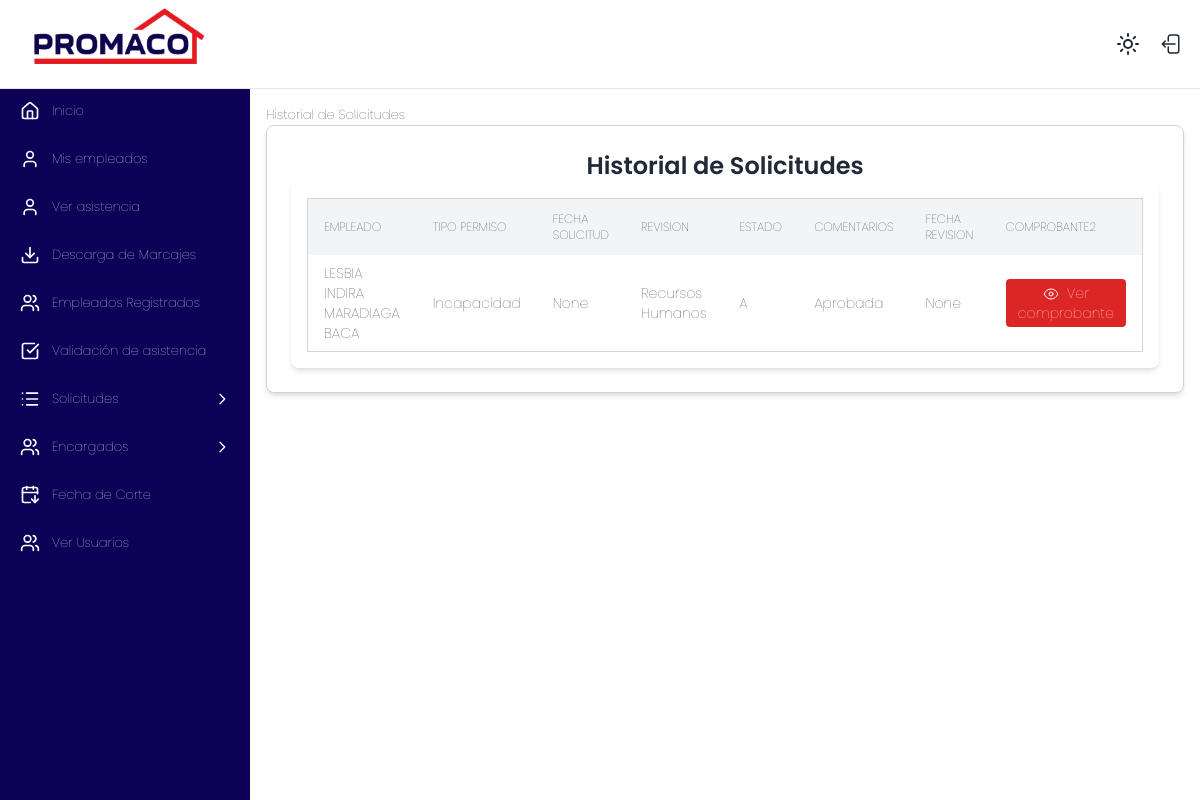
/marcaje/historial-encargado/ (signed in), run on an earlier commit of the app's database.
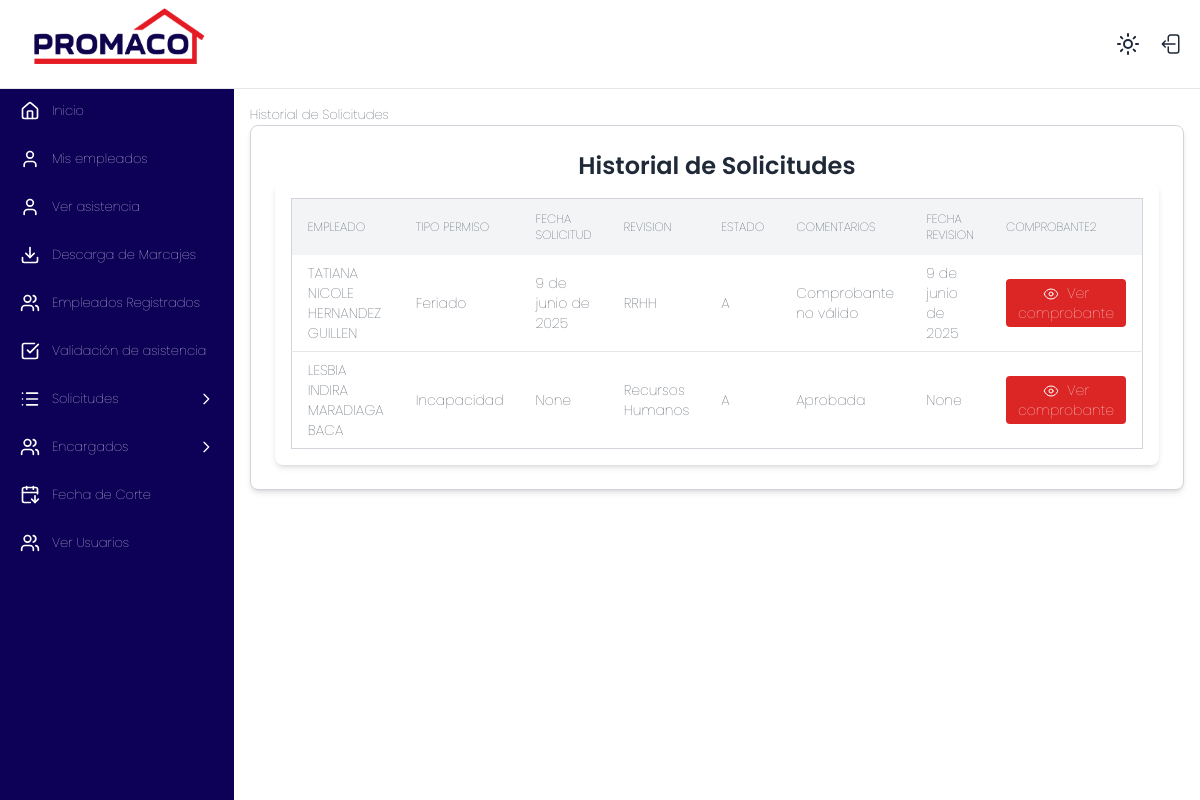
And on a later commit of the database.
### marcaje/models.py (models this page shows, shortened)
class Permisos(models.Model):
    ESTADO_SOLICITUD = [
        ('P', 'Pendiente'),
        ('A', 'Aprobada'),
        ('SB', 'SUBSANADO'),
        ('R', 'Rechazada'),
    ]
    encargado = models.ForeignKey(Empleado, related_name="solicitudes_enviadas", on_delete=models.PROTECT)
    empleado = models.ForeignKey(Empleado, on_delete=models.CASCADE)
    tipo_permiso = models.ForeignKey(TipoPermisos, on_delete=models.PROTECT)
    fecha_inicio = models.DateField()
    fecha_final = models.DateField()
    fecha_solicitud = models.DateField(auto_now_add=True)
    descripcion = models.CharField(max_length=300)
    tiene_comprobante = models.BooleanField(default=False)
    estado_solicitud = models.CharField(choices=ESTADO_SOLICITUD, default='P')
    pendiente_subsanar = models.BooleanField(default=False)
    aprobacion_gerencial = models.BooleanField(default=False)

class Empleado(models.Model):
    user = models.OneToOneField(User, on_delete=models.CASCADE, null=True, blank=True, related_name='empleado_marcaje')
    id_externo = models.IntegerField(unique=True)
    codigo = models.CharField(max_length=20)
    nombre = models.CharField(max_length=100)
    departamento = models.CharField(max_length=100)
    sucursal = models.ForeignKey(Sucursal, on_delete=models.PROTECT)
    es_encargado = models.BooleanField(default=False)
    class Meta:
        verbose_name = "Empleado"
        verbose_name_plural = "Empleados"
        ordering = ['nombre']
    def __str__(self):
        return f"{self.nombre} "

class TipoPermisos(models.Model):
    tipo = models.CharField(max_length=100)
    simbolo = models.CharField(max_length=5, null=True, blank=True)
    cod_color = models.CharField(max_length=10, null=True, blank=True)

class GestionPermisoDetalle(models.Model):
    solicitud = models.ForeignKey(Permisos, on_delete=models.PROTECT)
    accion_realizada = models.CharField(max_length=100)
    revisada_por = models.CharField(max_length=100)
    comentarios = models.CharField(max_length=300)
    fecha = models.DateField(auto_now_add=True)

### marcaje/views.py (the view)
        def _wrapped_view(request, *args, **kwargs):
            if not request.user.is_authenticated or not check(request.user):
                raise Http404("Página no encontrada")
            return view_func(request, *args, **kwargs)

### marcaje/context_processors.py (called while the page is built)
def empleados_a_cargo_context(request):
    empleados_cargo = []
    encargado_obj = None
    if request.user.is_authenticated:
        try:
            encargado = Empleado.objects.get(user=request.user)
            encargado_obj = encargado
            if encargado.es_encargado:
                empleados_cargo = Empleado.objects.filter(
                    encargado_asignado__encargado=encargado
                )
        except Empleado.DoesNotExist:
            encargado_obj = None
    return {'empleados_a_cargo_global': empleados_cargo, 'encargado': encargado_obj}

### marcaje/templatetags/auth_extras.py (called while the page is built)
@register.filter(name='has_group')
def has_group(user, group_name):
    return user.groups.filter(name=group_name).exists()

### marcaje/views.py (called while the page is built)
def grupo_requerido(nombre_grupo):
    def check(user):
        return user.groups.filter(name=nombre_grupo).exists()
    def decorator(view_func):
        def _wrapped_view(request, *args, **kwargs):
            if not request.user.is_authenticated or not check(request.user):
                raise Http404("Página no encontrada")
            return view_func(request, *args, **kwargs)
        return _wrapped_view
    return decorator

### marcaje/templates/historial_solicitudes_encargado.html (shortened to what this page needs)
{% extends 'base.html' %}
{% block content %}
{% block title %}Historial de Solicitudes{% endblock %}
{% load static %}
<link rel="stylesheet" href="{% static 'styles/menu.css' %}">
 <div class="w-full max-w-7xl mx-auto bg-white dark:bg-gray-800 p-6 rounded-lg shadow-md border border-gray-300 ">
  <h2 class="text-2xl font-semibold text-center text-gray-800 dark:text-gray-200">Historial de Solicitudes</h2>
  <div class="bg-white dark:bg-gray-800 max-h-[600px] shadow-md rounded-lg overflow-hidden">
    <div class="p-4 overflow-x-auto">
      <table id="permisos-pendientes" class="min-w-full text-sm text-left text-gray-800 dark:text-gray-200 border border-gray-300">
        <thead class="bg-gray-100 dark:bg-gray-600 sticky top-[0px] z-10 uppercase text-xs">
        <tr>
          <th class="px-4 py-3">Empleado</th>
          <th class="px-4 py-3">Tipo Permiso</th>
          <th class="px-4 py-3">Fecha Solicitud</th>
          <th class="px-4 py-3">Revision</th>
          <th class="px-4 py-3">Estado</th>
          <th class="px-4 py-3">Comentarios</th>
          <th class="px-4 py-3">Fecha Revision</th>
          <th class="px-4 py-3">Comprobante2</th>
        </tr>
      </thead>
      <tbody class="divide-y divide-gray-200 dark:divide-gray-700">
        {% for p in solicitudes %}
        <tr class="hover:bg-gray-100 dark:hover:bg-gray-700 transition-colors duration-200">
          <td class="px-4 py-2">{{ p.permiso.empleado }}</td>
          <td class="px-4 py-2">{{ p.permiso.tipo_permiso.tipo }}</td>
          <td class="px-4 py-2">{{ p.permiso.fecha_solicitud }}</td>
          <td class="px-4 py-2">{{ p.historial.revisada_por }}</td>
          <td class="px-4 py-2">{{ p.permiso.estado_solicitud }}</td>
          <td class="px-4 py-2">{{ p.historial.comentarios }}</td>
          <td class="px-4 py-2">{{ p.historial.fecha }}</td>
          <td class="px-4 py-2">
            {% if p.comprobante %}
            <button type="button" href="{{ p.comprobante }}" target="_blank" onclick="window.open('{{ p.comprobante }}', '_blank', 'toolbar=0,location=0,menubar=0,width=800,height=600'); return false;" data-url="{{ p.comprobante.url }}"
              class="ver-archivo bg-red-600 text-white px-3 py-1 rounded hover:bg-red-700 text-sm hover:text-white transition">
              Ver comprobante
            </button>
            {% else %}
            <p>Sin comprobante</p>
            {% endif %}
          </td>
        </tr>
        {% endfor %}
      </tbody>
    </table>
  </div>
</div>
</div>
{% endblock %}

What changed in the data, as far as the page shows it:
added Permisos: permiso.empleado "TATIANA NICOLE HERNANDEZ GUILLEN", permiso.tipo_permiso.tipo "Feriado", permiso.fecha_solicitud "9 de junio de 2025", historial.revisada_por "RRHH", permiso.estado_solicitud "A", historial.comentarios "Comprobante no válido", historial.fecha "9 de junio de 2025"
